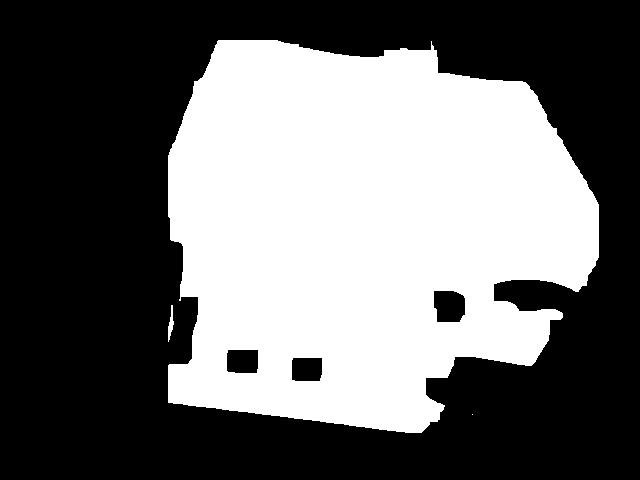
#> input picture data_augmentation/training_data_3_minion.png, 640 x 480 px
$ python grab_cut_with_k_mean.py training_data_3_minion.png training_data_5_robots_everywhere.png   (Python 2 division)   (older library calls are emulated)
#> lines starting #> are read from the running program, lines starting #| are printed output that depends on the picture; after the words box and inside, x2 and y2 are one past the last pixel; in counts of white or black regions, pixels touching at a corner belong together
#!/usr/bin/env python

import numpy as np
from matplotlib import pyplot as plt
import cv2
import sys

if __name__ == '__main__':

    # Loading images
    if len(sys.argv) > 2:
	# The input label image
        filename = sys.argv[1]
	# The input rgb image
        filename2 = sys.argv[2]

    else:
        print("No input image given, so loading default image, ../data/lena.jpg \n")
        print("Correct Usage: python grabcut.py <ground truth filename> <original image filename> \n")
        filename = '/home/iclab-giga/Documents/trainning_data_gt_00014.jpg'
        filename2 = '/home/iclab-giga/Documents/trainning_data_00014.jpg'

    min_x=999
    min_y=999
    max_x=1
    max_y=1
    img = cv2.imread(filename,cv2.CV_8UC1)
#> img: shape (480, 640); values 0 (black) and 3 (white), 41.9% white; 3 white regions (1 under 20 px), largest, box (x1, y1, x2, y2) and area: (168, 40, 599, 433) 128571, (168, 305, 174, 342) 109
    img2 = cv2.imread(filename2)
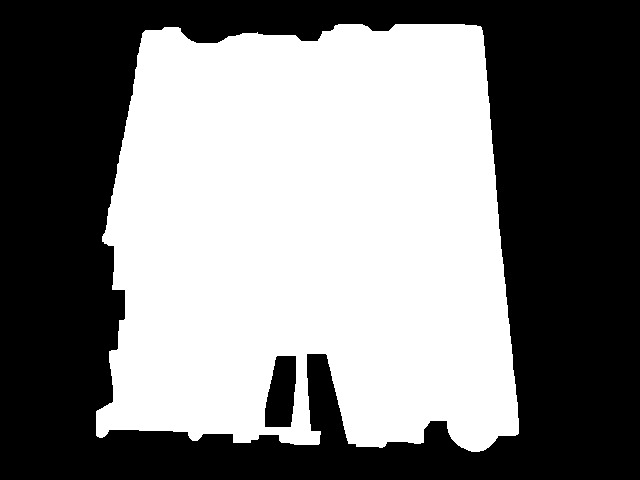
#> input picture data_augmentation/training_data_5_robots_everywhere.png, 640 x 480 px
#> img2 is the input picture: shape (480, 640, 3); values 0 (black) and 5 (white), 49.5% white; 1 white region, box (x1, y1, x2, y2) and area: (96, 24, 519, 452) 152036
    # [5 lines of commented-out code are left out]

    for y in range(0,480):
        for x in range(0,640):
            if img[y,x]>0:
                if x < min_x:
                    min_x = x
                if y < min_y:
                    min_y = y
                if x > max_x:
                    max_x = x
                if y > max_y:
                    max_y = y
    print "[%d,%d,%d,%d]" %(max_x,max_y,min_x,min_y)
    rect = (min_x, min_y, abs(max_x-min_x), abs(max_y-min_y))

    # Declare for grabcut algorithm
    bgdModel = np.zeros((1,65),np.float64)
    fgdModel = np.zeros((1,65),np.float64)
    mask = np.zeros(img2.shape[:2], np.uint8)

    cv2.grabCut(img2, mask, rect, bgdModel, fgdModel, 5, cv2.GC_INIT_WITH_RECT)
    mask2 = np.where((mask==2)|(mask==0),0,1).astype('uint8')
    output = np.zeros(img2.shape, np.uint8)  # output image to be shown
    output = cv2.bitwise_and(img2, img2, mask=mask2)
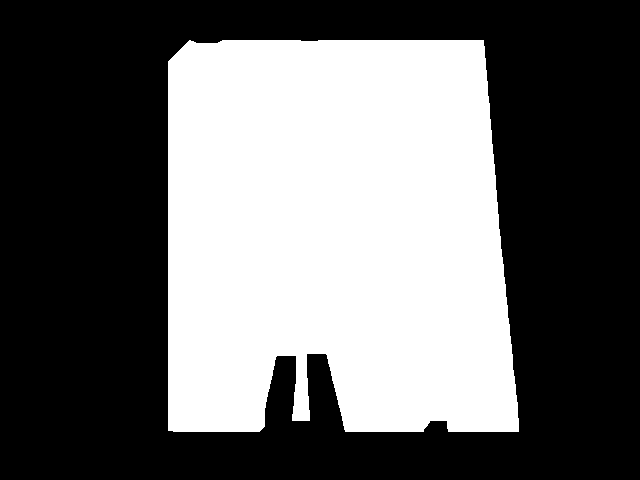
#> output: shape (480, 640, 3); values 0 (black) and 5 (white), 41% white; 1 white region, box (x1, y1, x2, y2) and area: (168, 40, 519, 432) 125815

    # Use K-mean to segment the remaining background
    Z = output.reshape((-1,3))

    # convert to np.float32
    Z = np.float32(Z)

    # define criteria, number of clusters(K) and apply kmeans()
    criteria = (cv2.TERM_CRITERIA_EPS + cv2.TERM_CRITERIA_MAX_ITER, 10, 1.0)
    K = 2
    ret,label,center=cv2.kmeans(Z,K,None,criteria,10,cv2.KMEANS_RANDOM_CENTERS)
#> ret = 0; center = [[5, 5, 5], [0, 0, 0]]

    center = np.uint8(center)
    for i in range(center.shape[0]):
        if center[i][0] < 60 and center[i][1] < 60 and center[i][2] < 60:
            center[i] = [0, 0, 0]
#> after the loop, center = [[0, 0, 0], [0, 0, 0]]

    # Now convert back into uint8, and make original image
    center = np.uint8(center)
    res = center[label.flatten()]
    output = res.reshape((output.shape))
#> output: shape (480, 640, 3); every value is 0

    cv2.imshow('test',output)
    while(1):
        k = cv2.waitKey(60)
#> (key Esc is pressed here)
        if k == 27:  # Esc key to stop
            break

    # [8 lines of commented-out code are left out]
